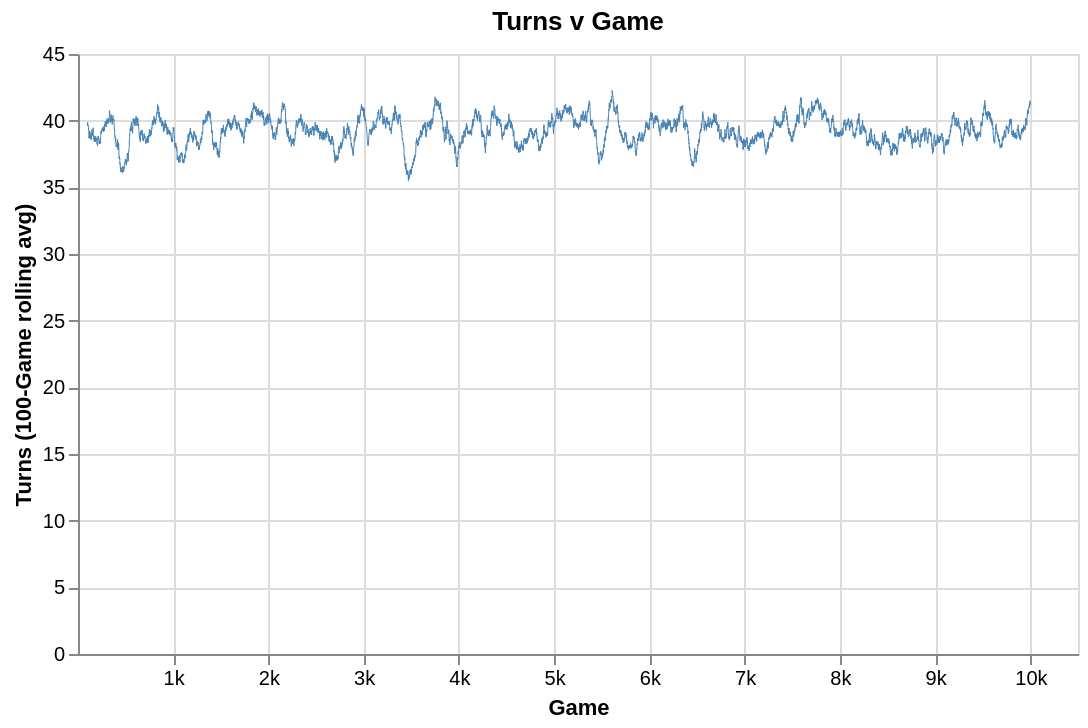
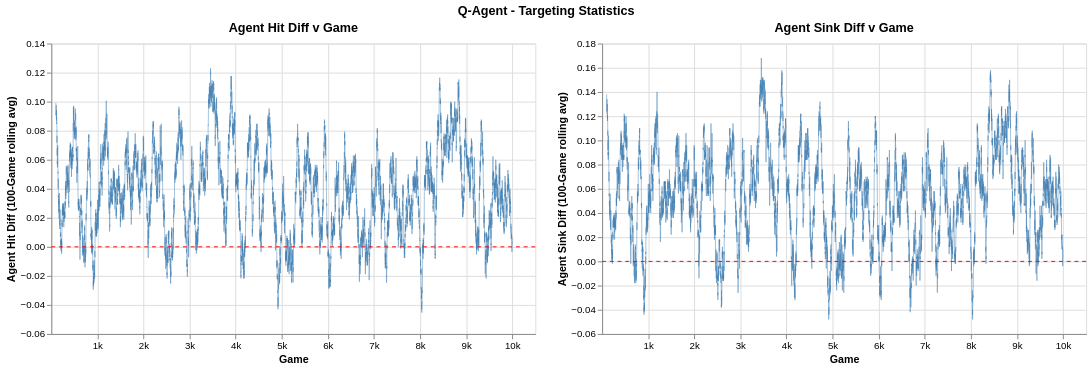

Here is the notebook cell these charts were saved with, in order:
### Code cell
STAT_WINDOW = 100

zero_rule = (
    alt.Chart(pl.DataFrame({"y": [0]}))
    .mark_rule(strokeDash=[4, 4], color="red")
    .encode(y="y:Q")
)

turns_chart = make_chart(
    q_agent_df,
    "turns",
    arg_col="game",
    window_size=STAT_WINDOW,
    stroke=0.5,
)
hits_chart = (
    make_chart(
        q_agent_df,
        "agent_hit_diff",
        arg_col="game",
        window_size=STAT_WINDOW,
        stroke=0.5,
    )
    + zero_rule
)
sinks_chart = (
    make_chart(
        q_agent_df,
        "agent_sink_diff",
        arg_col="game",
        window_size=STAT_WINDOW,
        stroke=0.5,
    )
    + zero_rule
)

c = turns_chart
c.save(IMG_DIR / "q_agent_turns.png")
c.show()

title = alt.TitleParams("Q-Agent - Targeting Statistics", anchor="middle")
c = (hits_chart | sinks_chart).resolve_scale(y="independent").properties(title=title)
c.save(IMG_DIR / "q_agent_targeting_stats.png")
c.show()

### Figure 1 — Vega specification as saved in the notebook (floating-point values rounded to 4 significant figures; data arrays with more than 128 entries replaced by an {"elided": "..."} marker saying what was removed)
{"$schema": "https://vega.github.io/schema/vega/v6.json", "data": [{"name": "source_0", "values": {"elided": "10000 records"}}, {"name": "source_0_x_domain_game", "values": [{"min": 1, "max": 10000}]}, {"name": "source_0_y_domain_turns_rolling", "values": [{"min": 35.49, "max": 42.26}]}], "marks": [{"type": "line", "name": "marks", "from": {"data": "source_0"}, "sort": {"field": "x"}, "encode": {"update": {"y": {"field": "turns_rolling", "scale": "y"}, "x": {"field": "game", "scale": "x"}, "stroke": {"value": "steelblue"}, "strokeWidth": {"value": 0.5}, "defined": {"signal": "isValid(datum[\"game\"]) && isFinite(+datum[\"game\"]) && isValid(datum[\"turns_rolling\"]) && isFinite(+datum[\"turns_rolling\"])"}}}, "style": ["line"]}], "scales": [{"name": "x", "type": "linear", "domain": [{"signal": "(data(\"source_0_x_domain_game\")[0] || {}).min"}, {"signal": "(data(\"source_0_x_domain_game\")[0] || {}).max"}], "range": [0, {"signal": "width"}], "zero": false, "domainMax": 10500}, {"name": "y", "type": "linear", "domain": [{"signal": "(data(\"source_0_y_domain_turns_rolling\")[0] || {}).min"}, {"signal": "(data(\"source_0_y_domain_turns_rolling\")[0] || {}).max"}], "range": [{"signal": "height"}, 0], "zero": true, "nice": true}], "axes": [{"scale": "x", "maxExtent": 0, "tickCount": {"signal": "ceil(width/40)"}, "minExtent": 0, "orient": "bottom", "zindex": 0, "grid": true, "labels": false, "ticks": false, "gridScale": "y", "aria": false, "domain": false}, {"scale": "y", "orient": "left", "gridScale": "x", "labels": false, "grid": true, "tickCount": {"signal": "ceil(height/40)"}, "aria": false, "minExtent": 0, "maxExtent": 0, "ticks": false, "zindex": 0, "domain": false}, {"scale": "x", "tickCount": {"signal": "ceil(width/40)"}, "orient": "bottom", "labelFlush": true, "title": "Game", "zindex": 0, "grid": false, "encode": {"labels": {"update": {"text": {"signal": "datum.value / 1000 + 'k'"}}}}, "labelOverlap": true}, {"scale": "y", "zindex": 0, "orient": "left", "title": "Turns (100-Game rolling avg)", "grid": false, "labelOverlap": true, "tickCount": {"signal": "ceil(height/40)"}}], "title": {"text": "Turns v Game", "frame": "group"}, "height": 300, "background": "white", "style": "cell", "width": 500, "padding": 5}

### Figure 2 — Vega specification as saved in the notebook (floating-point values rounded to 4 significant figures; data arrays with more than 128 entries replaced by an {"elided": "..."} marker saying what was removed)
{"$schema": "https://vega.github.io/schema/vega/v6.json", "data": [{"name": "source_0", "values": {"elided": "10000 records"}}, {"name": "source_2", "values": {"elided": "10000 records"}}, {"name": "source_1", "values": [{"y": 0}]}, {"name": "source_3", "values": [{"y": 0}]}, {"name": "source_0_concat_0_x_domain_game", "values": [{"min": 1, "max": 10000}]}, {"name": "source_2_concat_1_x_domain_game", "values": [{"min": 1, "max": 10000}]}], "signals": [{"name": "childWidth", "value": 500}], "marks": [{"type": "group", "name": "concat_0_group", "encode": {"update": {"height": {"signal": "height"}, "width": {"signal": "childWidth"}}}, "marks": [{"type": "line", "name": "concat_0_layer_0_marks", "from": {"data": "source_0"}, "sort": {"field": "x"}, "encode": {"update": {"strokeWidth": {"value": 0.5}, "y": {"field": "agent_hit_diff_rolling", "scale": "concat_0_y"}, "defined": {"signal": "isValid(datum[\"game\"]) && isFinite(+datum[\"game\"]) && isValid(datum[\"agent_hit_diff_rolling\"]) && isFinite(+datum[\"agent_hit_diff_rolling\"])"}, "x": {"field": "game", "scale": "concat_0_x"}, "stroke": {"value": "steelblue"}}}, "style": ["line"]}, {"type": "rule", "name": "concat_0_layer_1_marks", "from": {"data": "source_1"}, "encode": {"update": {"strokeDash": {"value": [4, 4]}, "x": {"field": {"signal": null, "datum": null, "group": "width", "parent": null}}, "stroke": {"value": "red"}, "x2": {"value": 0}, "y": {"field": "y", "scale": "concat_0_y"}}}, "style": ["rule"]}], "axes": [{"scale": "concat_0_x", "minExtent": 0, "labels": false, "ticks": false, "maxExtent": 0, "gridScale": "concat_0_y", "aria": false, "zindex": 0, "grid": true, "tickCount": {"signal": "ceil(childWidth/40)"}, "orient": "bottom", "domain": false}, {"scale": "concat_0_y", "grid": true, "zindex": 0, "minExtent": 0, "tickCount": {"signal": "ceil(height/40)"}, "aria": false, "labels": false, "maxExtent": 0, "orient": "left", "ticks": false, "domain": false, "gridScale": "concat_0_x"}, {"scale": "concat_0_x", "encode": {"labels": {"update": {"text": {"signal": "datum.value / 1000 + 'k'"}}}}, "title": "Game", "grid": false, "labelFlush": true, "tickCount": {"signal": "ceil(childWidth/40)"}, "zindex": 0, "labelOverlap": true, "orient": "bottom"}, {"scale": "concat_0_y", "zindex": 0, "orient": "left", "grid": false, "labelOverlap": true, "title": "Agent Hit Diff (100-Game rolling avg)", "tickCount": {"signal": "ceil(height/40)"}}], "title": {"text": "Agent Hit Diff v Game", "frame": "group"}, "style": "cell"}, {"type": "group", "name": "concat_1_group", "encode": {"update": {"width": {"signal": "childWidth"}, "height": {"signal": "height"}}}, "marks": [{"type": "line", "name": "concat_1_layer_0_marks", "from": {"data": "source_2"}, "sort": {"field": "x"}, "encode": {"update": {"y": {"field": "agent_sink_diff_rolling", "scale": "concat_1_y"}, "strokeWidth": {"value": 0.5}, "defined": {"signal": "isValid(datum[\"game\"]) && isFinite(+datum[\"game\"]) && isValid(datum[\"agent_sink_diff_rolling\"]) && isFinite(+datum[\"agent_sink_diff_rolling\"])"}, "x": {"field": "game", "scale": "concat_1_x"}, "stroke": {"value": "steelblue"}}}, "style": ["line"]}, {"type": "rule", "name": "concat_1_layer_1_marks", "from": {"data": "source_3"}, "encode": {"update": {"x2": {"value": 0}, "y": {"field": "y", "scale": "concat_1_y"}, "x": {"field": {"signal": null, "datum": null, "group": "width", "parent": null}}, "stroke": {"value": "red"}, "strokeDash": {"value": [4, 4]}}}, "style": ["rule"]}], "axes": [{"scale": "concat_1_x", "gridScale": "concat_1_y", "tickCount": {"signal": "ceil(childWidth/40)"}, "maxExtent": 0, "orient": "bottom", "labels": false, "zindex": 0, "domain": false, "minExtent": 0, "grid": true, "ticks": false, "aria": false}, {"scale": "concat_1_y", "ticks": false, "zindex": 0, "grid": true, "tickCount": {"signal": "ceil(height/40)"}, "minExtent": 0, "maxExtent": 0, "labels": false, "gridScale": "concat_1_x", "domain": false, "orient": "left", "aria": false}, {"scale": "concat_1_x", "labelFlush": true, "labelOverlap": true, "encode": {"labels": {"update": {"text": {"signal": "datum.value / 1000 + 'k'"}}}}, "zindex": 0, "title": "Game", "grid": false, "orient": "bottom", "tickCount": {"signal": "ceil(childWidth/40)"}}, {"scale": "concat_1_y", "zindex": 0, "title": "Agent Sink Diff (100-Game rolling avg)", "labelOverlap": true, "orient": "left", "grid": false, "tickCount": {"signal": "ceil(height/40)"}}], "title": {"text": "Agent Sink Diff v Game", "frame": "group"}, "style": "cell"}], "scales": [{"name": "concat_0_x", "type": "linear", "domain": [{"signal": "(data(\"source_0_concat_0_x_domain_game\")[0] || {}).min"}, {"signal": "(data(\"source_0_concat_0_x_domain_game\")[0] || {}).max"}], "range": [0, {"signal": "childWidth"}], "domainMax": 10500, "zero": false}, {"name": "concat_0_y", "type": "linear", "domain": {"fields": [{"data": "source_0", "field": "agent_hit_diff_rolling"}, {"data": "source_1", "field": "y"}]}, "range": [{"signal": "height"}, 0], "nice": true, "zero": true}, {"name": "concat_1_x", "type": "linear", "domain": [{"signal": "(data(\"source_2_concat_1_x_domain_game\")[0] || {}).min"}, {"signal": "(data(\"source_2_concat_1_x_domain_game\")[0] || {}).max"}], "range": [0, {"signal": "childWidth"}], "zero": false, "domainMax": 10500}, {"name": "concat_1_y", "type": "linear", "domain": {"fields": [{"data": "source_2", "field": "agent_sink_diff_rolling"}, {"data": "source_3", "field": "y"}]}, "range": [{"signal": "height"}, 0], "nice": true, "zero": true}], "title": {"text": "Q-Agent - Targeting Statistics", "anchor": "middle"}, "padding": 5, "background": "white", "layout": {"padding": 20, "bounds": "full", "align": "each"}, "height": 300}
